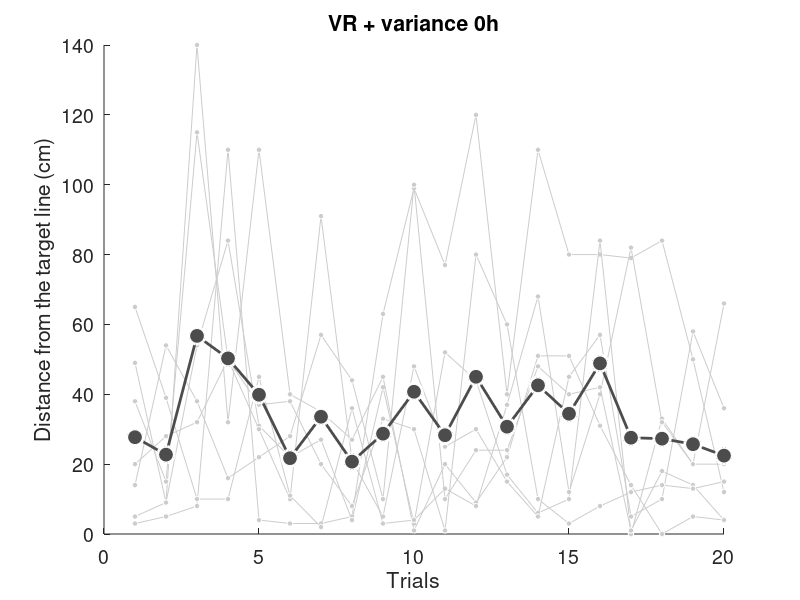
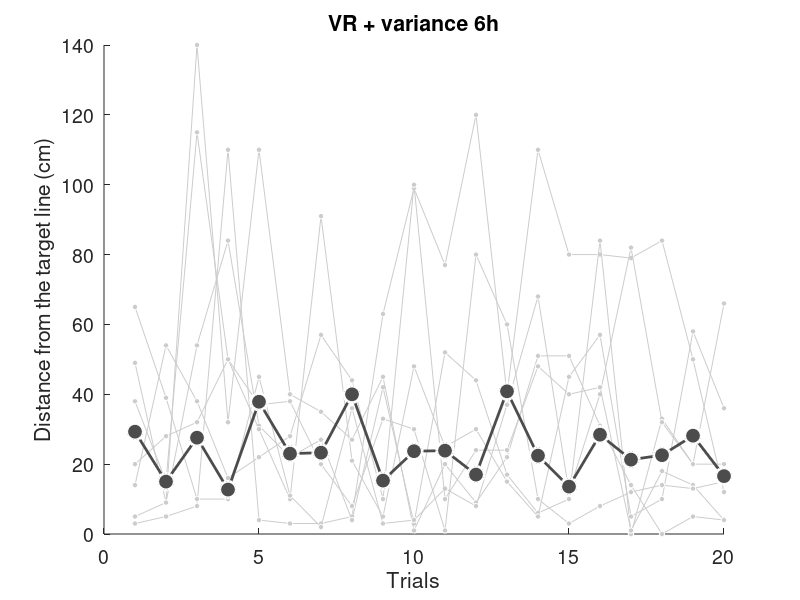
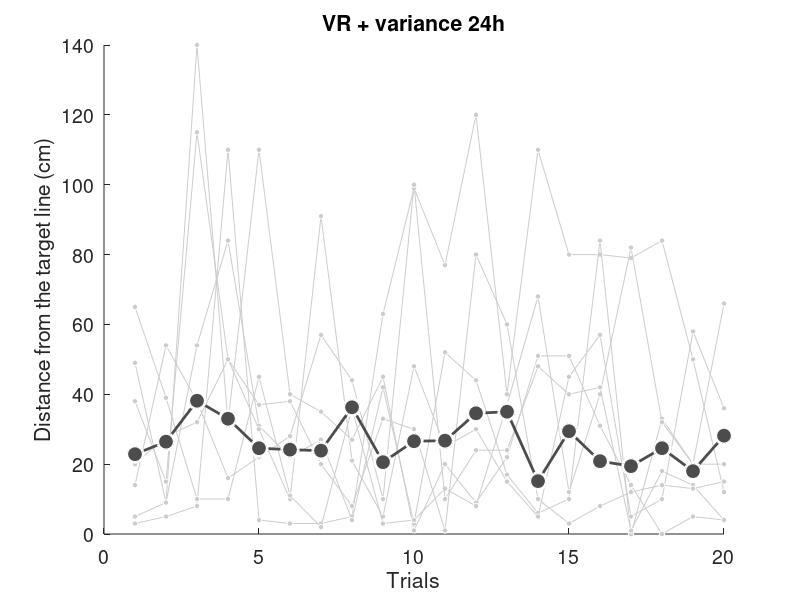

Write MATLAB code to recreate these figures, in order.
load('scores.mat')

VR1_0h_abs = abs(VR1_0h_diff);
VR1_6h_abs = abs(VR1_6h_diff);
VR1_24h_abs = abs(VR1_24h_diff);
VR1_0h_abs_each = mean(VR1_0h_abs, 2);
VR1_6h_abs_each = mean(VR1_6h_abs, 2);
VR1_24h_abs_each = mean(VR1_24h_abs, 2);

x = 1:20;

VR1_abs_each = [VR1_0h_abs_each, VR1_6h_abs_each, VR1_24h_abs_each];

for hour = 1:3
    time = '0h';
    VR1_abs = VR1_0h_abs;
    if hour == 2
        VR1_abs = VR1_6h_abs;
        time = '6h';
    elseif hour == 3
        VR1_abs = VR1_24h_abs;
        time = '24h';
    end

    figure('Position', [100 100 700 400]);
    title(['VR + variance', ' ', time])
    for i = 1:VR1_number
        hold on
        y = VR1_0h_abs(:,i);
        plot(x, y', '-o', ...
        'MarkerSize', 4, ...
        'MarkerFaceColor', light_gray, ...
        'MarkerEdgeColor', white, ...
        'Color', light_gray)
    end

    hold on

    plot(x, VR1_abs_each(:,hour)', '-o', ...
        'LineWidth', 2, ...
        'MarkerSize', 12, ...
        'MarkerFaceColor', dark_gray, ...
        'MarkerEdgeColor', white, ...
        'Color', dark_gray)

    hold off

    xlabel('Trials')
    ylabel('Distance from the target line (cm)')
    ylim([0, 140])
    h = gca;
    set(h, 'FontSize', 14)

    filePath = strcat('./data/figures/VR1_', time, '_test');
    saveas(gcf, filePath,'epsc')
end
